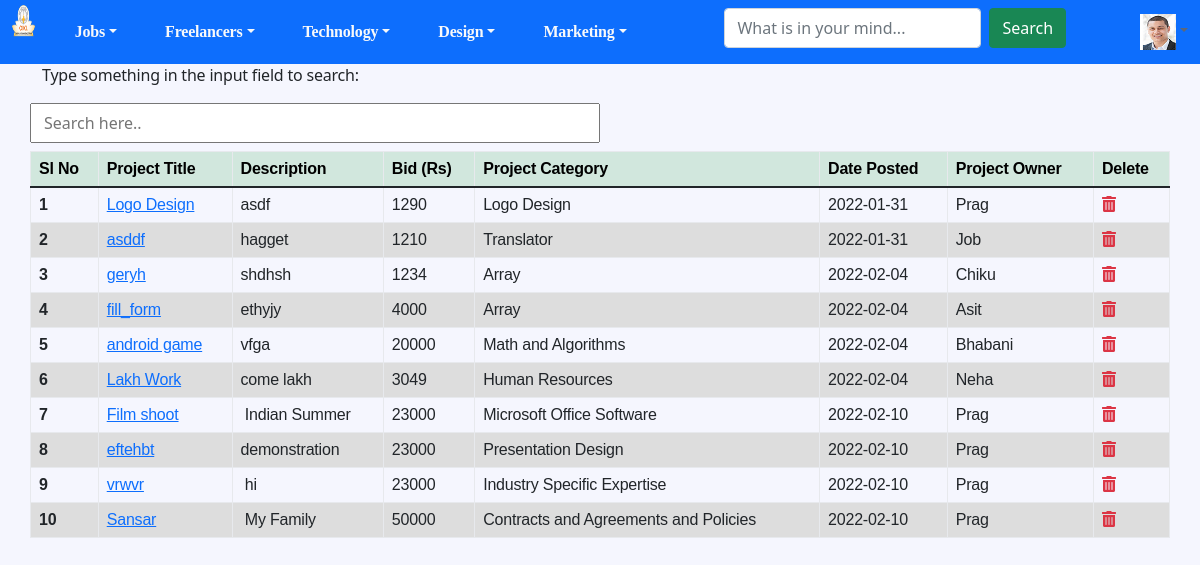
Page /home/filter1.php on the committed database.
### tables this page shows
CREATE TABLE `job_posting` (
  `project_id` int(10) NOT NULL,
  `project_title` varchar(100) NOT NULL,
  `project_description` varchar(500) NOT NULL,
  `price` double(10,2) NOT NULL,
  `file_name` varchar(200) NOT NULL,
  `type_work` text NOT NULL,
  `uploaded_on` date NOT NULL DEFAULT current_timestamp(),
  `posted_by` varchar(100) NOT NULL,
  `status` int(2) NOT NULL DEFAULT 0
);

### home/filter1.php (the view, shortened to what this page needs)
<?php
    require_once "config.php";
 ?>
  <?php require "views/header1.php" ?>
    <div class="container w-100" id="table1" name="table1" style="overflow-x:auto;">
      <div class="row">
        <p>Type something in the input field to search:</p>
        <input id="myInput" class="w-50 mb-2" type="text" name="text" placeholder="Search here..">
        <br><br>
        <table class="table">
          <thead class="table-success">
            <tr>
              <th scope="col">Sl No</th>
              <th scope="col">Project Title</th>
              <th scope="col">Description</th>
              <th scope="col">Bid (Rs)</th>
              <th scope="col">Project Category</th>
              <th scope="col">Date Posted</th>
              <th scope="col">Project Owner</th>
              <th scope="col">Delete</th>
            </tr>
          </thead>
          <tbody id="myTable">
            <?php
              $slno = 1;
              $sql = "SELECT * FROM job_posting";
              $stmt = $db->prepare($sql);
              $stmt->execute();
              foreach ($stmt as $row) :
                ?>
                <tr>
                  <th scope="row"><?php echo $slno++; ?></th>
                  <td><a href="bid_project.php?title='.$row['project_title'].'"><?php echo $row['project_title']; ?></a></td>
                  <td><?php echo $row['project_description']; ?></td>
                  <td><?php echo $row['price']; ?></td>
                  <td><?php echo $row['type_work']; ?></td>
                  <td><?php echo $row['uploaded_on']; ?></td>
                  <td><?php echo $row['posted_by']; ?></td>
                  <td><a href="delete_project.php?project_id=<?php echo $row['project_id'];?>" class="text-danger"><i class="fas fa-trash-alt"></i></a></td>
                </tr>
              <?php endforeach;?>
          </tbody>
        </table>
      </div>
    </div>
<br>

### home/views/header1.php (shortened to what this page needs)
<!DOCTYPE html>
<html>
<head>
		<?php include "links.php" ?>
</head>
<body style="background:#f5f6fe;">
	<header class="s3 clearfix">
		<nav class="topnav navbar-expand-md navbar-dark bg-primary" id="nav">
		    <div class="container-fluid">
		    		<div class="navbar-header d-flex">
		    			<a class="navbar-brand" href="index.php">
				    			<img src="../img/favicons/okcl-logo.png" alt="logo" class="logo mh-100 mw-100" id="lgo">
				    		</a>
		       		<div class="collapse navbar-collapse mx-auto" id="myLinks">
		       		<ul class="navbar-nav ml-auto">
    					<li class="nav-item active" id="myDropdown">
      						<a class="nav-link dropdown-toggle text-light" href="#" data-bs-toggle="dropdown">Jobs</a>
					</li>
					<li class="nav-item" id="myDropdown">
      						<a class="nav-link dropdown-toggle text-light" href="#" data-bs-toggle="dropdown">Freelancers</a>
					</li>
					<li class="nav-item" id="myDropdown">
      						<a class="nav-link dropdown-toggle text-light" href="#" data-bs-toggle="dropdown">Technology</a>
						</li>
					<li class="nav-item" id="myDropdown">
      						<a class="nav-link dropdown-toggle text-light" href="#" data-bs-toggle="dropdown">Design</a>
					</li>
					<li class="nav-item" id="myDropdown">
						<a class="nav-link dropdown-toggle text-light" href="#" data-bs-toggle="dropdown">Marketing</a>
					</li>
				</ul>
					</div>
<div class="entry d-flex">
	<form class="d-flex mx-auto" action="https://www.google.co.in/search" method="GET">
			   <input class="form-control mt-2" type="search" id="traverse" placeholder="What is in your mind..." aria-label="Search">
			   <button class="btn btn-success mt-2 ms-2 mb-3" type="submit" id="search">Search</button>
		 </form>
  <div class="app-utility-item app-user-dropdown dropdown">
				            <a class="dropdown-toggle" id="user-dropdown-toggle" data-bs-toggle="dropdown" href="#" role="button" aria-expanded="false"><img src="../img/photos/a5.png" alt="user profile"></a>
			            </div>
		      </div>
		    </div>
		  </nav>
	</header>

### home/views/links.php (shortened to what this page needs)
<link rel="stylesheet" href="https://cdn.jsdelivr.net/npm/bootstrap@5.1.3/dist/css/bootstrap.min.css">
		<link rel="stylesheet" href="https://cdnjs.cloudflare.com/ajax/libs/font-awesome/5.14.0/css/all.min.css" />
		<link rel="stylesheet" type="text/css" href="../css/styles.css">
	  <link href="../css/navbar.css" rel="stylesheet" type="text/css">
	  <link rel="stylesheet" type="text/css" href="../css/small.css">
	  <link rel="stylesheet" type="text/css" href="../css/style_add_on.css">
	  <link rel="stylesheet" type="text/css" href="../css/style_login.css">
	  <link rel="stylesheet" type="text/css" href="../css/style_forgot.css">
	  <link rel="stylesheet" type="text/css" href="../css/portal.css">
	<link rel="stylesheet" type="text/css" href="../css/appcommon.css">
	<link rel="stylesheet" type="text/css" href="../css/appmarketing.css">
	  <link href="../css/carousel.css" rel="stylesheet">
	  <link rel="stylesheet" type="text/css" href="../css/bootstrap.min.css">
	  <link rel="stylesheet" type="text/css" href="../css/croc.css">

### css/styles.css (style rules this page uses)
* { box-sizing: border-box; margin: 0; padding: 0; }
body { --header-height: 3rem; margin: var(--header-height) 0 0 0; }
.logo { height: 2rem; }
.dropdown { position: relative; display: inline-block; }
.topnav ul { float: left; list-style: none; font: bold 1rem sans-serif; text-align: center; margin: 0; padding: 0; }
.topnav ul li { float: left; position: relative; width: 100%; padding: 0 1rem; }
.topnav ul li a { display: block; text-decoration: none; font-family: Times New Roman; font-weight: bold; text-align: left; border-radius: 1rem; }
input[type=search] { width: 100%; margin-bottom: 1rem; }
ul { list-style-type: none !important; }

### css/style_add_on.css (style rules this page uses)
.entry { width: 85%; height: 15%; align-items: center; justify-content: space-between; }

### css/portal.css (style rules this page uses)
body { -webkit-font-smoothing:antialiased;-moz-osx-font-smoothing:grayscale;color:#5d6778 }
a { color:#15a362;text-decoration:none }
.table th,.table td { border-color:#e7e9ed }
.table thead th { border-color:#e7e9ed }
.btn { font-weight:600;padding:.4rem 1rem;font-size:.875rem;border:none }
.form-control { padding-top:.6rem;padding-bottom:.6rem;height:2.5rem;border-color:#e7e9ed;color:#5d6778 }
.app-utility-item { display:inline-block;margin-right:1.25rem }
.app-utility-item:last-child { margin-right:0 }
.app-utility-item>a { color:#5d6778 }
.app-utility-item .dropdown-toggle { position:relative }
.app-user-dropdown { display:inline-block }
.app-user-dropdown img { width:36px;height:36px }

### css/appcommon.css (style rules this page uses)
*,*::before,*::after { -webkit-box-sizing:border-box;box-sizing:border-box }
html { font-size:16px;font-size:85%;font-family:"Roboto",Arial,sans-serif;scroll-padding-top:150px;letter-spacing:-0.2 }
@media screen and (min-width: 40rem) { html { font-size:100% } }
body { -webkit-box-sizing:border-box;box-sizing:border-box;background:#fffeff;line-height:1.5;color:#707070;margin:0;padding:0;min-height:100vh;scroll-behavior:smooth;text-rendering:optimizeLegibility;-webkit-font-smoothing:antialiased;overflow-y:scroll }
p,pre,details,ul,ol,h1,h2,h3,h4,h5,h6 { margin:0 0 1rem 0 }
img { border:0;max-width:100%;height:auto }
p { font-size:1rem;line-height:1.44444444;color:inherit }
a { color:#2777c6;text-decoration:none }
ul[class],ol[class] { padding:0;list-style:none }
input,button,textarea,select { font:inherit }

### css/appmarketing.css (style rules this page uses)
.clearfix { zoom:1 }
.clearfix:before,.clearfix:after { content:"\0020";display:block;height:0 }
.clearfix:after { clear:both }

### home/filter1.php (style rules this page uses)
table { font-family: arial, sans-serif; border-collapse: collapse; width: 100%; }
td, th { border: 1px solid #dddddd; text-align: left; padding: 0.5rem; }
tr:nth-child(even) { background-color: #dddddd; }

### rows in the picture
job_posting: project_title "Logo Design", project_description "asdf", price "1290", type_work "Logo Design", uploaded_on "2022-01-31", posted_by "Prag"
job_posting: project_title "asddf", project_description "hagget", price "1210", type_work "Translator", uploaded_on "2022-01-31", posted_by "Job"
job_posting: project_title "geryh", project_description "shdhsh", price "1234", type_work "Array", uploaded_on "2022-02-04", posted_by "Chiku"
job_posting: project_title "fill_form", project_description "ethyjy", price "4000", type_work "Array", uploaded_on "2022-02-04", posted_by "Asit"
job_posting: project_title "android game", project_description "vfga", price "20000", type_work "Math and Algorithms", uploaded_on "2022-02-04", posted_by "Bhabani"
job_posting: project_title "Lakh Work", project_description "come lakh", price "3049", type_work "Human Resources", uploaded_on "2022-02-04", posted_by "Neha"
job_posting: project_title "Film shoot", project_description "Indian Summer", price "23000", type_work "Microsoft Office Software", uploaded_on "2022-02-10", posted_by "Prag"
job_posting: project_title "eftehbt", project_description "demonstration", price "23000", type_work "Presentation Design", uploaded_on "2022-02-10", posted_by "Prag"
job_posting: project_title "vrwvr", project_description "hi", price "23000", type_work "Industry Specific Expertise", uploaded_on "2022-02-10", posted_by "Prag"
job_posting: project_title "Sansar", project_description "My Family", price "50000", type_work "Contracts and Agreements and Policies", uploaded_on "2022-02-10", posted_by "Prag"
